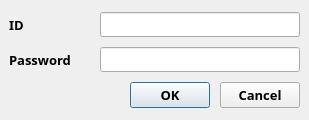
<?xml version="1.0" encoding="UTF-8"?>
<ui version="4.0">
 <class>AuthentificationDlg</class>
 <widget class="QDialog" name="AuthentificationDlg">
  <property name="geometry">
   <rect>
    <x>0</x>
    <y>0</y>
    <width>309</width>
    <height>120</height>
   </rect>
  </property>
  <property name="windowTitle">
   <string>Authentification Setting</string>
  </property>
  <property name="modal">
   <bool>true</bool>
  </property>
  <layout class="QVBoxLayout" name="verticalLayout_3">
   <property name="spacing">
    <number>0</number>
   </property>
   <property name="leftMargin">
    <number>0</number>
   </property>
   <property name="topMargin">
    <number>0</number>
   </property>
   <property name="rightMargin">
    <number>0</number>
   </property>
   <property name="bottomMargin">
    <number>0</number>
   </property>
   <item>
    <widget class="QFrame" name="frame_main">
     <property name="sizePolicy">
      <sizepolicy hsizetype="Preferred" vsizetype="Expanding">
       <horstretch>0</horstretch>
       <verstretch>0</verstretch>
      </sizepolicy>
     </property>
     <property name="frameShape">
      <enum>QFrame::NoFrame</enum>
     </property>
     <layout class="QVBoxLayout" name="verticalLayout">
      <property name="spacing">
       <number>0</number>
      </property>
      <property name="leftMargin">
       <number>0</number>
      </property>
      <property name="topMargin">
       <number>0</number>
      </property>
      <property name="rightMargin">
       <number>0</number>
      </property>
      <property name="bottomMargin">
       <number>0</number>
      </property>
      <item>
       <widget class="QFrame" name="frame_body">
        <property name="sizePolicy">
         <sizepolicy hsizetype="Preferred" vsizetype="Expanding">
          <horstretch>0</horstretch>
          <verstretch>0</verstretch>
         </sizepolicy>
        </property>
        <layout class="QVBoxLayout" name="verticalLayout_2">
         <property name="spacing">
          <number>10</number>
         </property>
         <property name="leftMargin">
          <number>9</number>
         </property>
         <property name="topMargin">
          <number>12</number>
         </property>
         <property name="rightMargin">
          <number>9</number>
         </property>
         <property name="bottomMargin">
          <number>12</number>
         </property>
         <item>
          <layout class="QHBoxLayout" name="horizontalLayout_5">
           <item>
            <widget class="QLabel" name="label_id">
             <property name="minimumSize">
              <size>
               <width>0</width>
               <height>22</height>
              </size>
             </property>
             <property name="maximumSize">
              <size>
               <width>16777215</width>
               <height>16777215</height>
              </size>
             </property>
             <property name="font">
              <font>
               <family>맑은 고딕</family>
               <pointsize>10</pointsize>
               <weight>75</weight>
               <bold>true</bold>
              </font>
             </property>
             <property name="text">
              <string>ID</string>
             </property>
            </widget>
           </item>
           <item>
            <widget class="QLineEdit" name="lineEdit_id">
             <property name="sizePolicy">
              <sizepolicy hsizetype="Fixed" vsizetype="Fixed">
               <horstretch>0</horstretch>
               <verstretch>0</verstretch>
              </sizepolicy>
             </property>
             <property name="minimumSize">
              <size>
               <width>200</width>
               <height>0</height>
              </size>
             </property>
             <property name="maximumSize">
              <size>
               <width>16777215</width>
               <height>16777215</height>
              </size>
             </property>
             <property name="font">
              <font>
               <family>맑은 고딕</family>
               <pointsize>9</pointsize>
               <weight>50</weight>
               <bold>false</bold>
              </font>
             </property>
            </widget>
           </item>
          </layout>
         </item>
         <item>
          <layout class="QHBoxLayout" name="horizontalLayout_2">
           <item>
            <widget class="QLabel" name="label_pwd">
             <property name="font">
              <font>
               <family>맑은 고딕</family>
               <pointsize>10</pointsize>
               <weight>75</weight>
               <bold>true</bold>
              </font>
             </property>
             <property name="text">
              <string>Password</string>
             </property>
            </widget>
           </item>
           <item>
            <widget class="QLineEdit" name="lineEdit_pwd">
             <property name="sizePolicy">
              <sizepolicy hsizetype="Fixed" vsizetype="Fixed">
               <horstretch>0</horstretch>
               <verstretch>0</verstretch>
              </sizepolicy>
             </property>
             <property name="minimumSize">
              <size>
               <width>200</width>
               <height>0</height>
              </size>
             </property>
             <property name="maximumSize">
              <size>
               <width>16777215</width>
               <height>16777215</height>
              </size>
             </property>
             <property name="font">
              <font>
               <family>맑은 고딕</family>
               <pointsize>9</pointsize>
               <weight>50</weight>
               <bold>false</bold>
              </font>
             </property>
             <property name="echoMode">
              <enum>QLineEdit::Password</enum>
             </property>
            </widget>
           </item>
          </layout>
         </item>
         <item>
          <layout class="QHBoxLayout" name="horizontalLayout_4">
           <property name="spacing">
            <number>10</number>
           </property>
           <property name="rightMargin">
            <number>0</number>
           </property>
           <property name="bottomMargin">
            <number>0</number>
           </property>
           <item>
            <spacer name="horizontalSpacer">
             <property name="orientation">
              <enum>Qt::Horizontal</enum>
             </property>
             <property name="sizeHint" stdset="0">
              <size>
               <width>40</width>
               <height>20</height>
              </size>
             </property>
            </spacer>
           </item>
           <item>
            <widget class="QPushButton" name="pushButton_ok">
             <property name="sizePolicy">
              <sizepolicy hsizetype="Minimum" vsizetype="Fixed">
               <horstretch>0</horstretch>
               <verstretch>0</verstretch>
              </sizepolicy>
             </property>
             <property name="minimumSize">
              <size>
               <width>0</width>
               <height>0</height>
              </size>
             </property>
             <property name="font">
              <font>
               <family>맑은 고딕</family>
               <pointsize>10</pointsize>
               <weight>75</weight>
               <bold>true</bold>
              </font>
             </property>
             <property name="text">
              <string>OK</string>
             </property>
             <property name="autoDefault">
              <bool>false</bool>
             </property>
             <property name="default">
              <bool>true</bool>
             </property>
            </widget>
           </item>
           <item>
            <widget class="QPushButton" name="pushButton_cancel">
             <property name="sizePolicy">
              <sizepolicy hsizetype="Minimum" vsizetype="Fixed">
               <horstretch>0</horstretch>
               <verstretch>0</verstretch>
              </sizepolicy>
             </property>
             <property name="minimumSize">
              <size>
               <width>0</width>
               <height>0</height>
              </size>
             </property>
             <property name="font">
              <font>
               <family>맑은 고딕</family>
               <pointsize>10</pointsize>
               <weight>75</weight>
               <bold>true</bold>
              </font>
             </property>
             <property name="text">
              <string>Cancel</string>
             </property>
            </widget>
           </item>
          </layout>
         </item>
        </layout>
       </widget>
      </item>
     </layout>
    </widget>
   </item>
  </layout>
 </widget>
 <tabstops>
  <tabstop>lineEdit_id</tabstop>
  <tabstop>lineEdit_pwd</tabstop>
  <tabstop>pushButton_ok</tabstop>
  <tabstop>pushButton_cancel</tabstop>
 </tabstops>
 <resources>
  <include location="rodinP.qrc"/>
 </resources>
 <connections>
  <connection>
   <sender>pushButton_ok</sender>
   <signal>clicked()</signal>
   <receiver>AuthentificationDlg</receiver>
   <slot>close()</slot>
   <hints>
    <hint type="sourcelabel">
     <x>187</x>
     <y>145</y>
    </hint>
    <hint type="destinationlabel">
     <x>174</x>
     <y>75</y>
    </hint>
   </hints>
  </connection>
  <connection>
   <sender>pushButton_cancel</sender>
   <signal>clicked()</signal>
   <receiver>AuthentificationDlg</receiver>
   <slot>close()</slot>
   <hints>
    <hint type="sourcelabel">
     <x>287</x>
     <y>145</y>
    </hint>
    <hint type="destinationlabel">
     <x>174</x>
     <y>75</y>
    </hint>
   </hints>
  </connection>
 </connections>
</ui>
